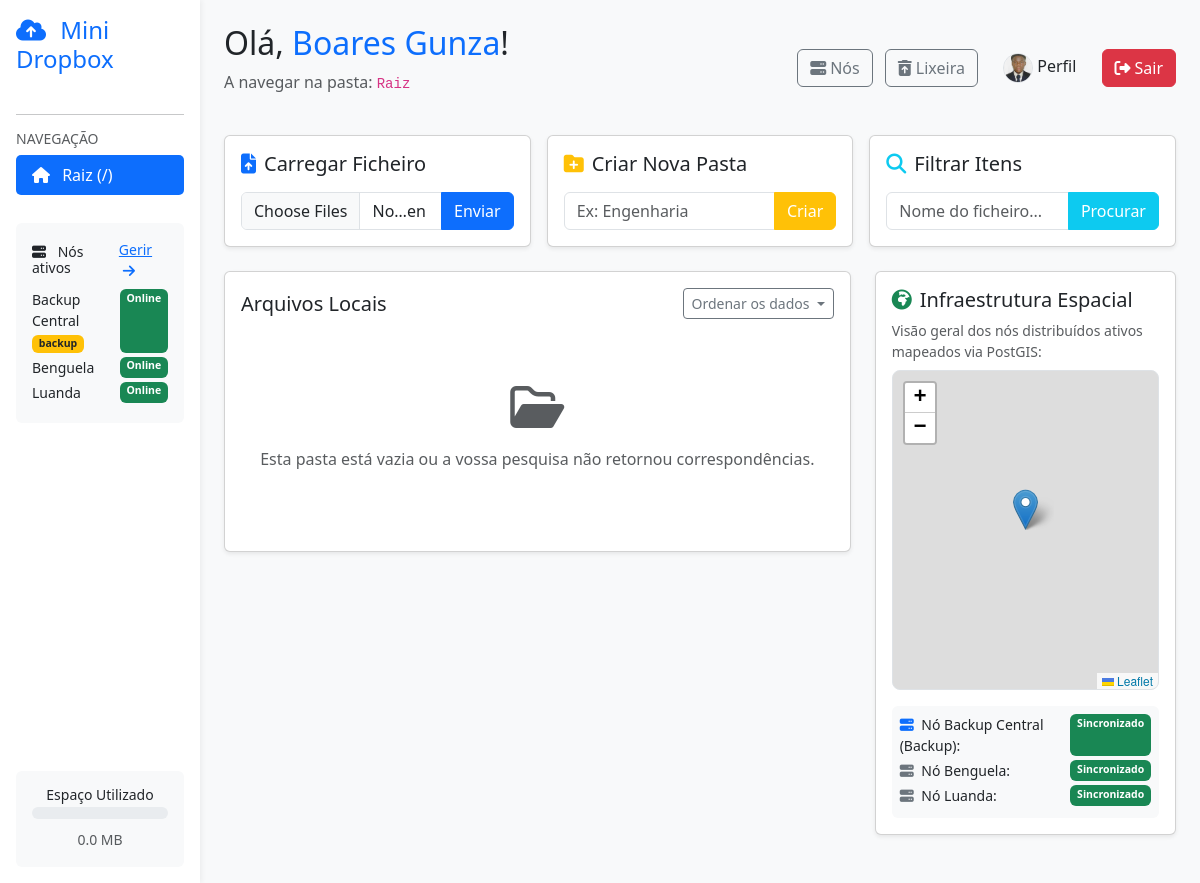
Page /dashboard (signed in) on the earlier database version.
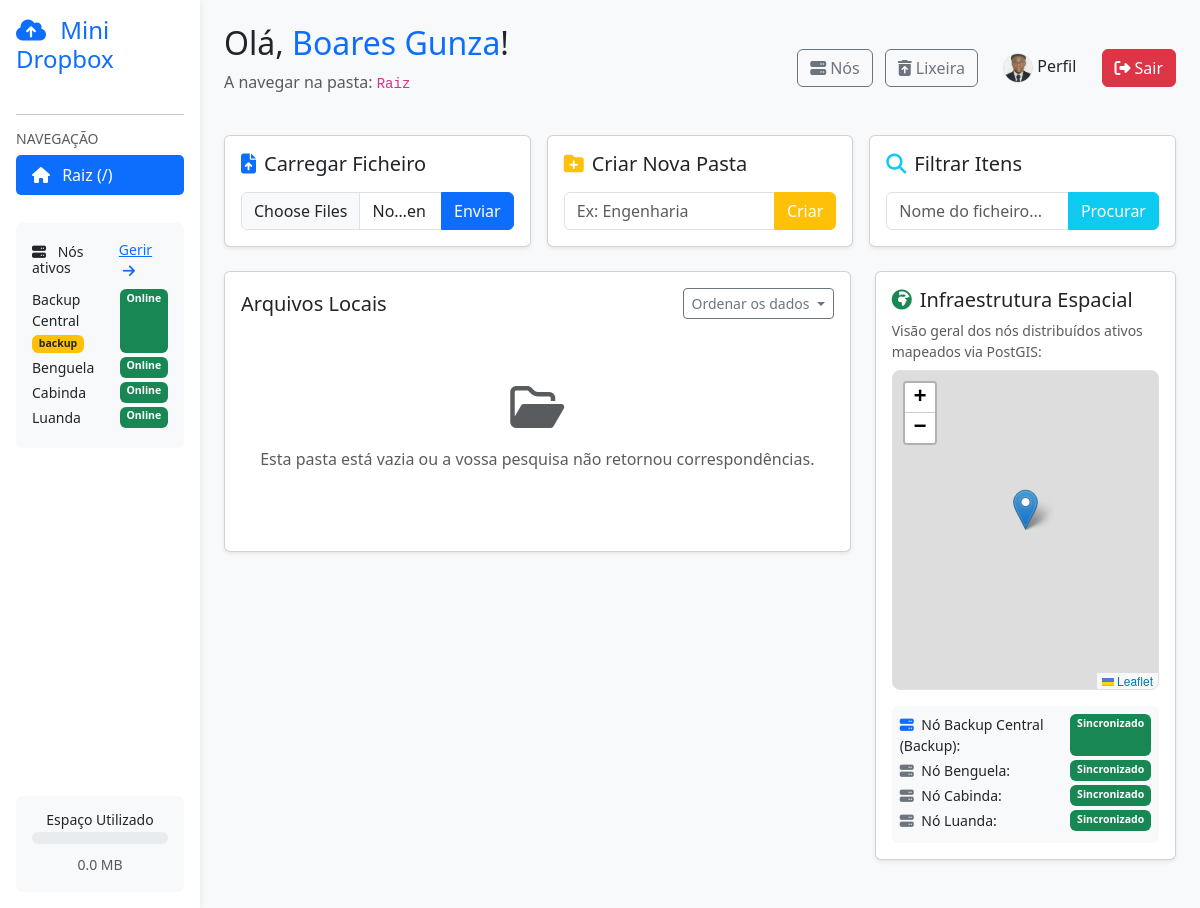
Same page on the later database version.
### models.py (models this page shows)
class Node(db.Model):
    __tablename__ = "nodes"
    id = db.Column(db.String(36), primary_key=True, default=novo_uuid)
    name = db.Column(db.String(100), nullable=False)
    host = db.Column(db.String(255), nullable=False, default="127.0.0.1")
    port = db.Column(db.Integer, nullable=False, default=5000)
    path = db.Column(db.String(500), nullable=False)
    latitude = db.Column(db.Float, nullable=False)
    longitude = db.Column(db.Float, nullable=False)
    enabled = db.Column(db.Boolean, default=True)
    is_backup = db.Column(db.Boolean, default=False)
    last_seen = db.Column(db.DateTime, nullable=True)
    created_at = db.Column(db.DateTime, default=datetime.utcnow)
    replicas = db.relationship("FileReplica", backref="node", lazy=True)

class User(db.Model, UserMixin):
    __tablename__ = "user"
    id = db.Column(db.Integer, primary_key=True)
    username = db.Column(db.String(50), unique=True, nullable=False)
    email = db.Column(db.String(100), unique=True, nullable=False)
    password = db.Column(db.String(200), nullable=False)
    profile_image = db.Column(db.String(255), default="default.webp")
    files = db.relationship("File", backref="owner", lazy=True)
    folders = db.relationship("Folder", backref="owner", lazy=True)

### app.py (the view)
@app.route("/dashboard")
@login_required
def dashboard():
    search_query = request.args.get("search", "")
    sort_by = request.args.get("sort", "date_desc")
    current_folder = request.args.get("folder", "")
    folder_id = current_folder or None
    folders = Folder.query.filter_by(user_id=current_user.id).all()
    if folder_id:
        pasta_atual = Folder.query.filter_by(id=folder_id, user_id=current_user.id).first()
        current_folder_nome = pasta_atual.name if pasta_atual else "Raiz"
    else:
        current_folder_nome = "Raiz"
    query = File.query.filter_by(user_id=current_user.id, folder_id=folder_id).filter(
        File.deleted_at.is_(None)
    )
    if search_query:
        query = query.filter(File.display_name.contains(search_query))
    ordenacoes = {
        "name_asc": File.display_name.asc(),
        "name_desc": File.display_name.desc(),
        "size_asc": File.size.asc(),
        "size_desc": File.size.desc(),
        "date_asc": File.created_at.asc(),
        "date_desc": File.created_at.desc(),
    }
    query = query.order_by(ordenacoes.get(sort_by, File.created_at.desc()))
    files = query.all()
    total_bytes = db.session.query(db.func.sum(File.size)).filter(
        File.user_id == current_user.id, File.deleted_at.is_(None)
    ).scalar() or 0
    total_mb = round(total_bytes / (1024 * 1024), 2)
    limite_bytes = app.config["MAX_CONTENT_LENGTH"]
    progress_percent = min(round((total_bytes / limite_bytes) * 100, 1), 100) if limite_bytes else 0
    total_lixeira = File.query.filter_by(user_id=current_user.id).filter(
        File.deleted_at.isnot(None)
    ).count()
    todos_os_nos = Node.query.order_by(Node.is_backup.desc(), Node.name).all()
    nodes_json = [
        {
            "name": n.name, "latitude": n.latitude, "longitude": n.longitude,
            "enabled": n.enabled, "host": n.host, "port": n.port, "is_backup": n.is_backup,
        }
        for n in todos_os_nos
    ]
    return render_template(
        "dashboard.html",
        files=files,
        folders=folders,
        current_folder=current_folder,
        current_folder_nome=current_folder_nome,
        nodes=todos_os_nos,
        nodes_json=nodes_json,
        total_mb=total_mb,
        progress_percent=progress_percent,
        total_lixeira=total_lixeira,
        search_query=search_query,
        sort_by=sort_by,
    )

### app.py (called while the page is built)
@login_manager.user_loader
def load_user(user_id):
    return User.query.get(int(user_id))

### templates/dashboard.html (shortened to what this page needs)
<!DOCTYPE html>
<html lang="pt">
<head>
    <link href="https://cdn.jsdelivr.net/npm/bootstrap@5.3.0/dist/css/bootstrap.min.css" rel="stylesheet">
    <link rel="stylesheet" href="https://cdnjs.cloudflare.com/ajax/libs/font-awesome/6.4.0/css/all.min.css">
    <link rel="stylesheet" href="https://unpkg.com/leaflet@1.9.4/dist/leaflet.css" />
</head>
<body>
    <div class="container-fluid">
        <div class="row">
    <div class="col-md-3 col-lg-2 sidebar p-3 d-flex flex-column">
        <h4 class="text-primary mb-4">
            <i class="fa-solid fa-cloud-arrow-up me-2"></i>
            Mini Dropbox
        </h4>
        <hr>
        <h6 class="text-muted text-uppercase small">
            Navegação
        </h6>
        <ul class="nav flex-column mb-4">
            <li class="nav-item mb-1">
                <a class="nav-link
                {% if not current_folder %}active{% else %}text-dark{% endif %}"
                href="{{ url_for('dashboard') }}">
                    <i class="fa-solid fa-house me-2"></i>
                    Raiz (/)
                </a>
            </li>
        </ul>
        <div class="card border-0 bg-light mb-3 p-3">
            <div class="d-flex justify-content-between align-items-center mb-2">
                <h6 class="small mb-0">
                    <i class="fa-solid fa-server me-2"></i>
                    Nós ativos
                </h6>
                <a href="{{ url_for('nodes') }}" class="small">
                    Gerir <i class="fa-solid fa-arrow-right ms-1"></i>
                </a>
            </div>
            {% for node in nodes %}
                <div class="d-flex justify-content-between small mb-1">
                    <span>
                        {{ node.name }}
                        {% if node.is_backup %}<span class="badge bg-warning text-dark">backup</span>{% endif %}
                    </span>
                    {% if node.enabled %}
                    <span class="badge bg-success">
                        Online
                    </span>
                    {% else %}
                    <span class="badge bg-danger">
                        Offline
                    </span>
                    {% endif %}
                </div>
            {% endfor %}
        </div>
        <div class="mt-auto bg-light p-3 rounded text-center">
            <h6 class="small mb-1">
                Espaço Utilizado
            </h6>
            <div class="progress mb-2"
                 style="height:12px;">
            </div>
            <small class="text-muted">
                {{ total_mb }} MB
            </small>
        </div>
    </div>
            <div class="col-md-9 col-lg-10 p-4">
                <div class="d-flex justify-content-between align-items-center mb-4">
                    <div>
                        <h2>Olá, <span class="text-primary">{{ current_user.username }}</span>!</h2>
                        <p class="text-muted">A navegar na pasta: <code>{{ current_folder_nome }}</code></p>
                    </div>
                    <div>
                        <a href="{{ url_for('nodes') }}" class="btn btn-outline-secondary me-2">
                            <i class="fa-solid fa-server me-1"></i>Nós
                        </a>
                        <a href="{{ url_for('lixeira') }}" class="btn btn-outline-secondary me-2">
                            <i class="fa-solid fa-trash-can-arrow-up me-1"></i>Lixeira
                        </a>
                        <a href="{{ url_for('profile') }}" class="btn me-2"><img id="preview" src="{{ url_for('static',
             filename='uploads/profiles/' + current_user.profile_image) }}" class="rounded-circle border" width="30"
                                height="30" style="object-fit:cover;"> Perfil</a>
                        <a href="{{ url_for('logout') }}" class="btn btn-danger"><i
                                class="fa-solid fa-right-from-bracket me-1"></i>Sair</a>
                    </div>
                </div>
                <div class="row g-3 mb-4">
                    <div class="col-lg-4">
                        <div class="card p-3 shadow-sm h-100">
                            <h5><i class="fa-solid fa-file-upload text-primary me-2"></i>Carregar Ficheiro</h5>
                            <form action="{{ url_for('upload_file') }}" method="POST" enctype="multipart/form-data">
                                <div class="input-group mt-2">
                                    <input type="file" name="file" class="form-control" multiple required>
                                    <button type="submit" class="btn btn-primary">Enviar</button>
                                </div>
                            </form>
                        </div>
                    </div>
                    <div class="col-lg-4">
                        <div class="card p-3 shadow-sm h-100">
                            <h5><i class="fa-solid fa-folder-plus text-warning me-2"></i>Criar Nova Pasta</h5>
                            <form action="{{ url_for('create_folder') }}" method="POST">
                                <div class="input-group mt-2">
                                    <input type="text" name="folder_name" class="form-control"
                                        placeholder="Ex: Engenharia" required>
                                    <button type="submit" class="btn btn-warning text-white">Criar</button>
                                </div>
                            </form>
                        </div>
                    </div>
                    <div class="col-lg-4">
                        <div class="card p-3 shadow-sm h-100">
                            <h5><i class="fa-solid fa-magnifying-glass text-info me-2"></i>Filtrar Itens</h5>
                            <form action="{{ url_for('dashboard') }}" method="GET">
                                <div class="input-group mt-2">
                                    <input type="text" name="search" class="form-control"
                                        placeholder="Nome do ficheiro..." value="{{ search_query }}">
                                    <button type="submit" class="btn btn-info text-white">Procurar</button>
                                </div>
                            </form>
                        </div>
                    </div>
                </div>
                <div class="row">
                    <div class="col-lg-8">
                        <div class="card p-3 shadow-sm mb-4">
                            <div class="d-flex justify-content-between align-items-center mb-3">
                                <h5 class="mb-0">Arquivos Locais</h5>
                                <div class="dropdown">
                                    <button class="btn btn-sm btn-outline-secondary dropdown-toggle" type="button"
                                        data-bs-toggle="dropdown">
                                        Ordenar os dados
                                    </button>
                                </div>
                            </div>
                            {% if not files %}
                            <div class="text-center py-5 text-muted">
                                <i class="fa-regular fa-folder-open fa-3x mb-3"></i>
                                <p>Esta pasta está vazia ou a vossa pesquisa não retornou correspondências.</p>
                            </div>
                            {% endif %}
                        </div>
                    </div>
                    <div class="col-lg-4">
                        <div class="card p-3 shadow-sm mb-4">
                            <h5><i class="fa-solid fa-earth-africa text-success me-2"></i>Infraestrutura Espacial</h5>
                            <p class="small text-muted mb-2">Visão geral dos nós distribuídos ativos mapeados via
                                PostGIS:</p>
                            <div id="map" data-nodes='{{ nodes_json | tojson | safe }}' class="mb-3"></div>
                            <div class="bg-light p-2 rounded small">
                                {% for node in nodes %}
                                <div class="d-flex justify-content-between mb-1">
                                    <span>
                                        <i class="fa-solid fa-server {{ 'text-primary' if node.is_backup else 'text-secondary' }} me-1"></i>
                                        Nó {{ node.name }}{% if node.is_backup %} (Backup){% endif %}:
                                    </span>
                                    <span class="badge {{ 'bg-success' if node.enabled else 'bg-danger' }}">
                                        {{ 'Sincronizado' if node.enabled else 'Offline' }}
                                    </span>
                                </div>
                                {% endfor %}
                            </div>
                        </div>
                    </div>
                </div>
            </div>
        </div>
    </div>
</body>
</html>

### templates/dashboard.html (style rules this page uses)
body { background-color: #f8f9fa; font-family: 'Segoe UI', Tahoma, Geneva, Verdana, sans-serif; }
.sidebar { background-color: #ffffff; min-height: 100vh; box-shadow: 2px 0 5px rgba(0, 0, 0, 0.05); }
.nav-link.active { background-color: #0d6efd; color: white !important; border-radius: 5px; }
#map { height: 320px; border-radius: 8px; border: 1px solid #dee2e6; z-index: 1; }

Differences in the rows shown:
added Node: name "Cabinda", shows "Online", is_backup False (drawn), enabled "Sincronizado"
